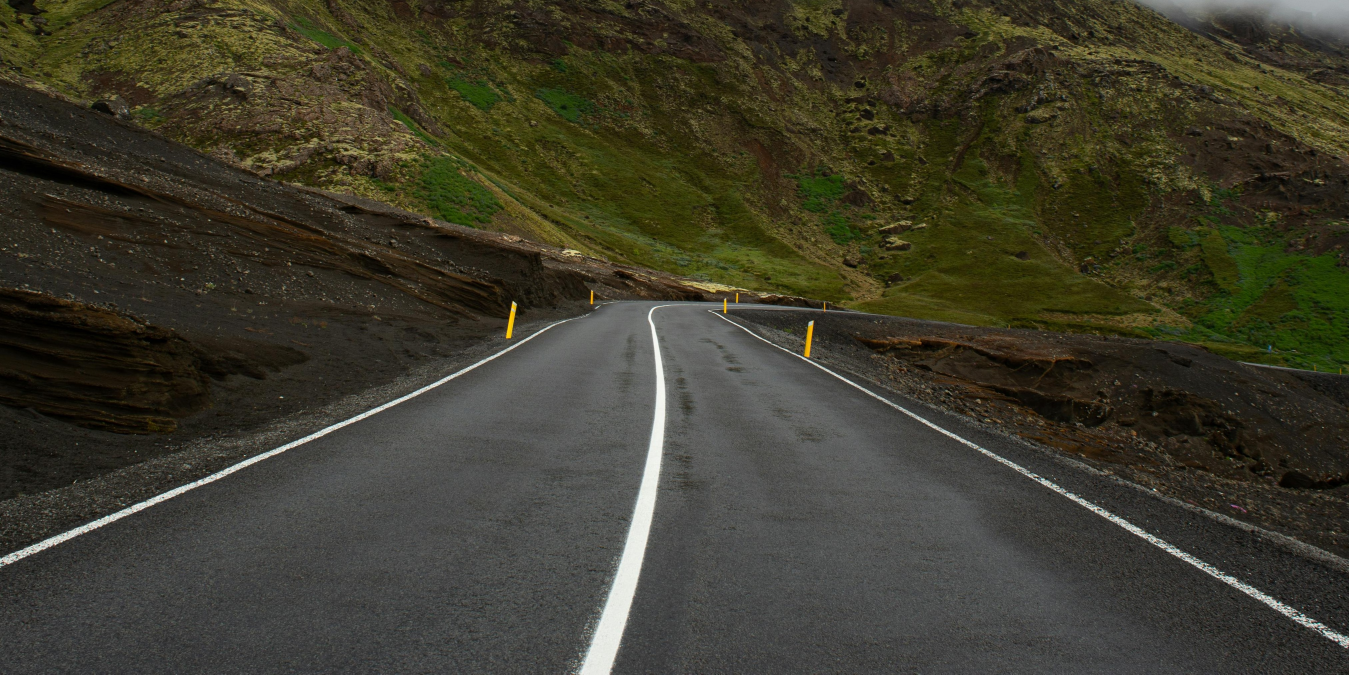
#> input picture images (2).jpg, 4047 x 2023 px, found by its file name (shown at 1/3 size)
$ python lanes.py
#> lines starting #> are read from the running program, lines starting #| are printed output that depends on the picture; after the words box and inside, x2 and y2 are one past the last pixel; in counts of white or black regions, pixels touching at a corner belong together
import cv2 as cv
import numpy as np
def canny(image):
    gray = cv.cvtColor(lane_image, cv.COLOR_RGB2GRAY)#grayscale
    blur= cv.GaussianBlur(gray, (13,13),0)#blur
    canny = cv.Canny(blur,50,150)#canny
    return canny


def rescaleFrame(image, scale=0.40):
            width = int(image.shape[1]*scale)
            height= int(image.shape[0]*scale)
            dimensions = (width,height)
            return cv.resize(image,dimensions,interpolation=cv.INTER_AREA)

def region_of_interest(image):
        height = image.shape[0]
        polygon= np.array([[(600,height),(1600,height),(800,300)]])
        mask =np.zeros_like(image)
        cv.fillPoly(mask,polygon,255)
        return mask


image = cv.imread("D:\py\photos\images (2).jpg")
#> image is the input picture: shape (2023, 4047, 3); mean B, G, R 44.8, 60, 62.1
lane_image= np.copy(image)
gray = cv.cvtColor(lane_image, cv.COLOR_RGB2GRAY)#grayscale
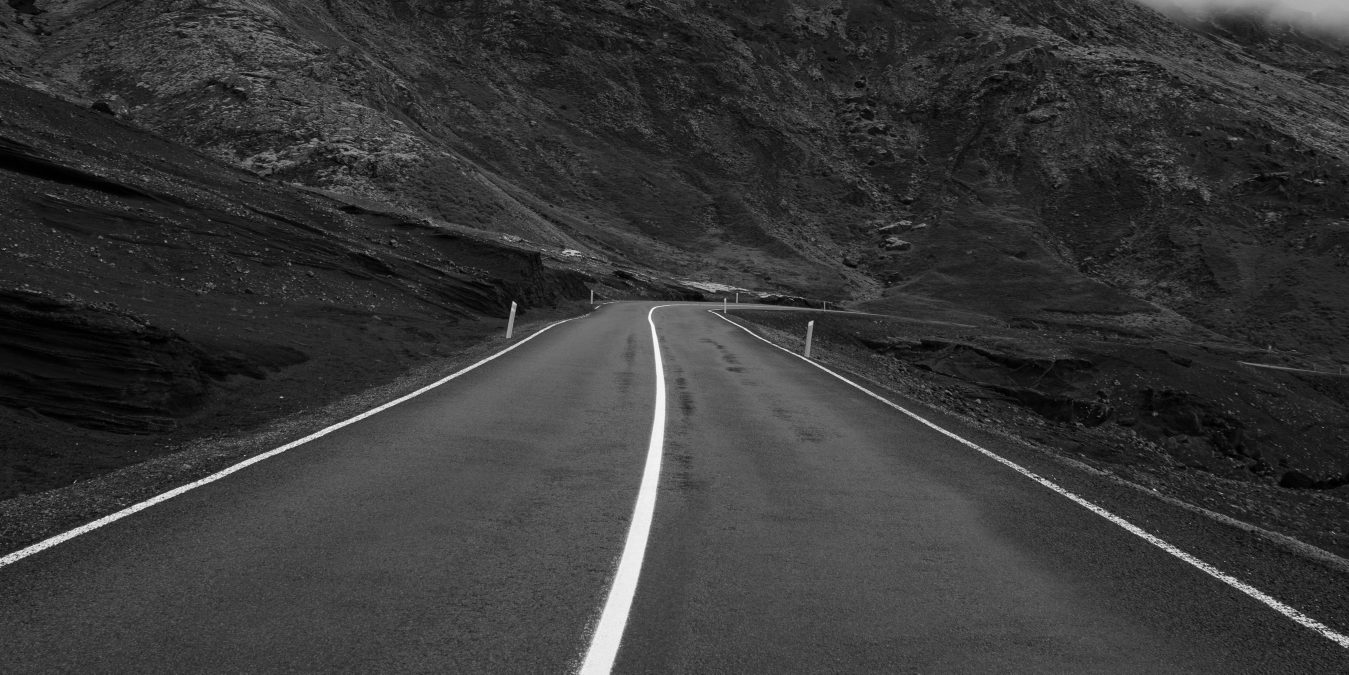
#> gray: shape (2023, 4047) (shown at 1/3 size); min 0, max 253, mean 55.6
blur= cv.GaussianBlur(gray, (13,13),0)#blur
canny = canny(lane_image)
#> in canny, `canny = cv.Canny(blur,50,150)#canny`:
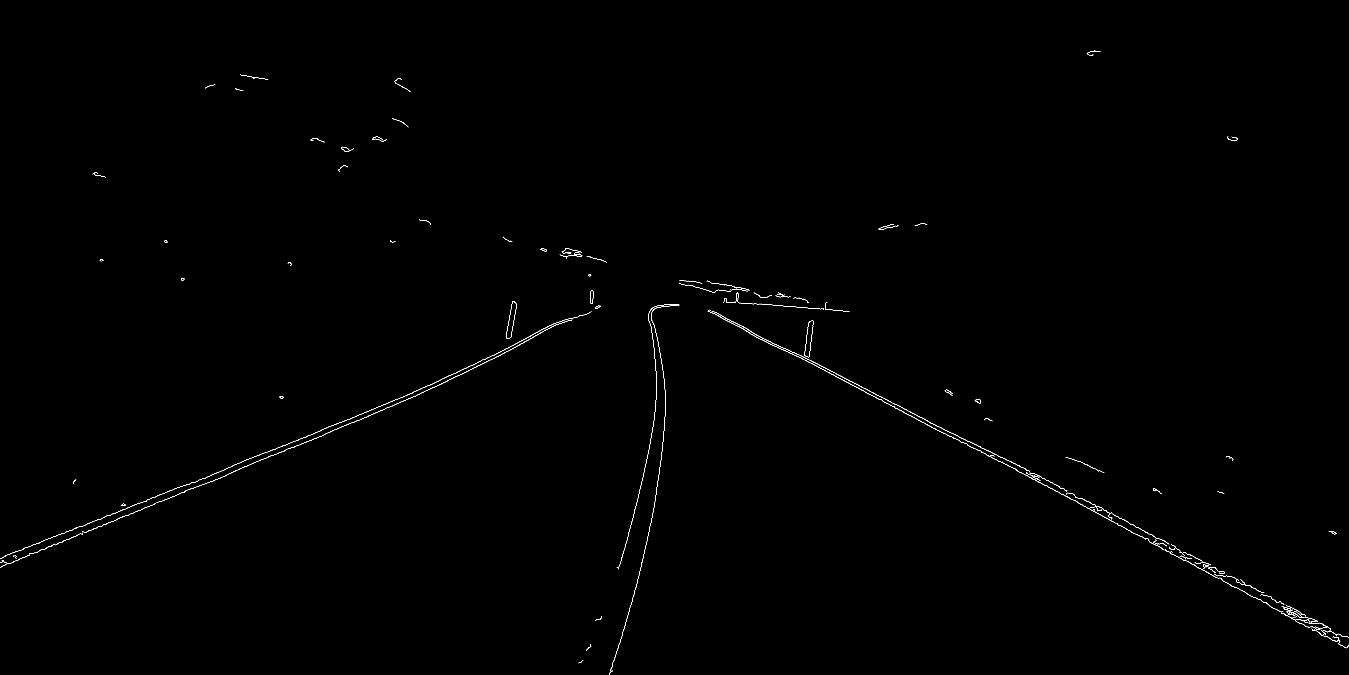
#> canny: shape (2023, 4047) (shown at 1/3 size); 0.21% white in thin lines or dots
z= region_of_interest(canny)
#> in region_of_interest, `cv.fillPoly(mask,polygon,255)`:
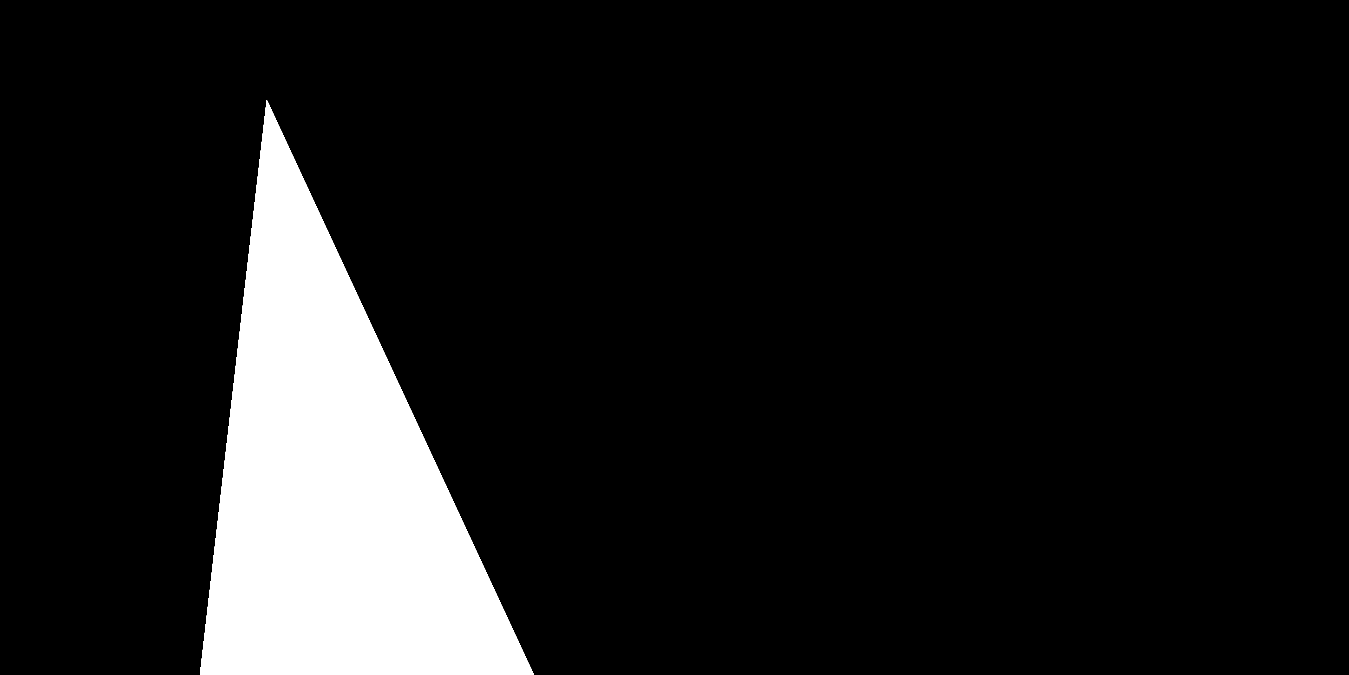
#> mask: shape (2023, 4047) (shown at 1/3 size); 10.5% white; 1 white region, box (x1, y1, x2, y2) and area: (600, 300, 1601, 2023) 863223

resized_image = rescaleFrame(z)
cv.imshow('result',resized_image)
cv.waitKey(0)

$ run again, with WhatsApp Image 2025-12-15 at 04.27.07.jpeg copied over images (2).jpg
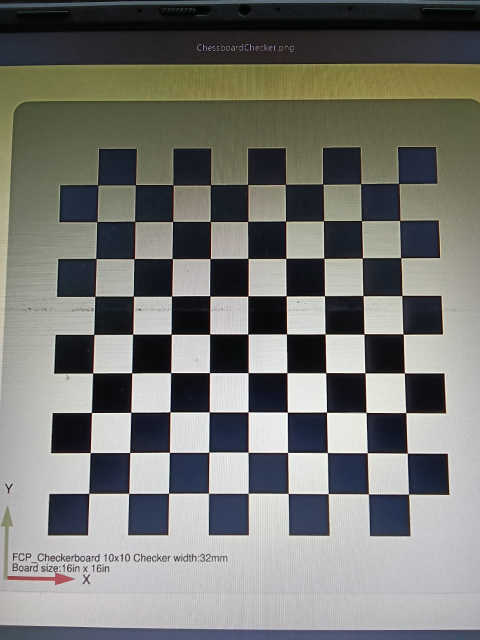
#> input picture WhatsApp Image 2025-12-15 at 04.27.07.jpeg, 960 x 1280 px, found by its file name (shown at 1/2 size)
#> image is the input picture: shape (1280, 960, 3); mean B, G, R 115.1, 119.5, 119
#> in canny, `canny = cv.Canny(blur,50,150)#canny`:
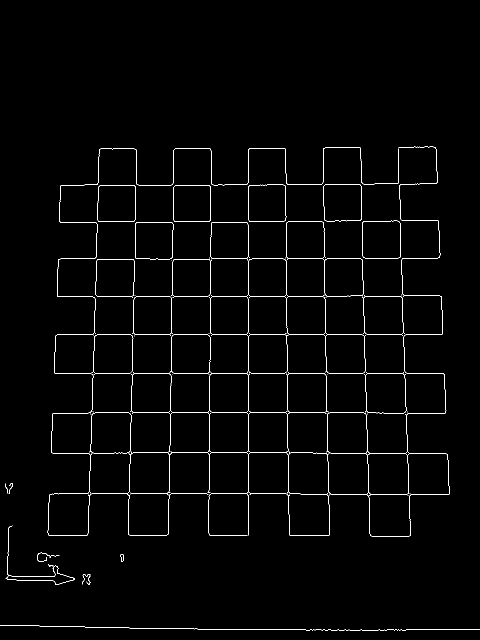
#> canny: shape (1280, 960) (shown at 1/2 size); 1.4% white in thin lines or dots, all inside (x1, y1, x2, y2) = (0, 293, 960, 1261)
#> mask: shape (1280, 960); 19.5% white; 1 white region, box (x1, y1, x2, y2) and area: (600, 300, 960, 1280) 239218
#> in rescaleFrame, `return cv.resize(image,dimensions,interpolation=cv.INTER_AREA)`:
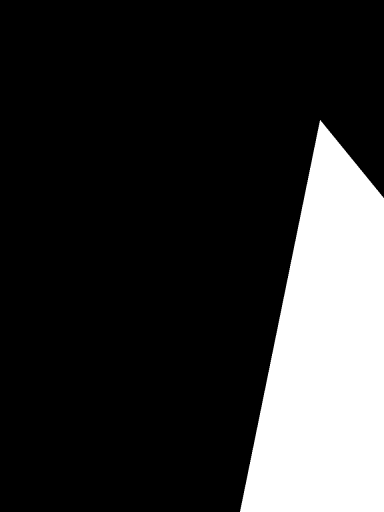
#> returned value: shape (512, 384); min 0, max 255, mean 49.6

$ run again, with WhatsApp Image 2025-12-15 at 04.27.08 (2).jpeg copied over images (2).jpg
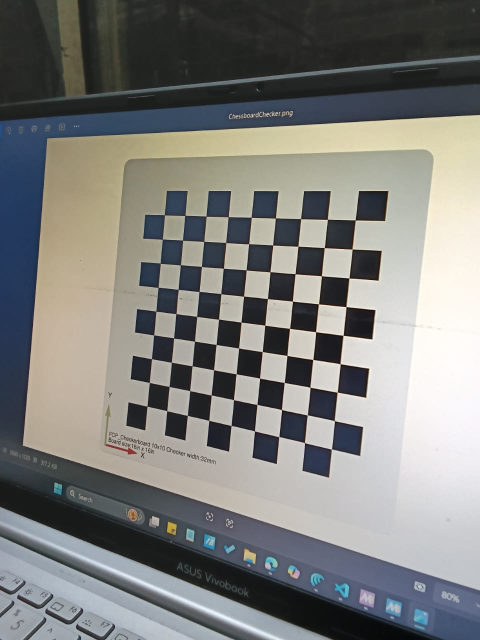
#> input picture WhatsApp Image 2025-12-15 at 04.27.08 (2).jpeg, 960 x 1280 px, found by its file name (shown at 1/2 size)
#> image is the input picture: shape (1280, 960, 3); mean B, G, R 124, 126.5, 125.9
#> in canny, `canny = cv.Canny(blur,50,150)#canny`:
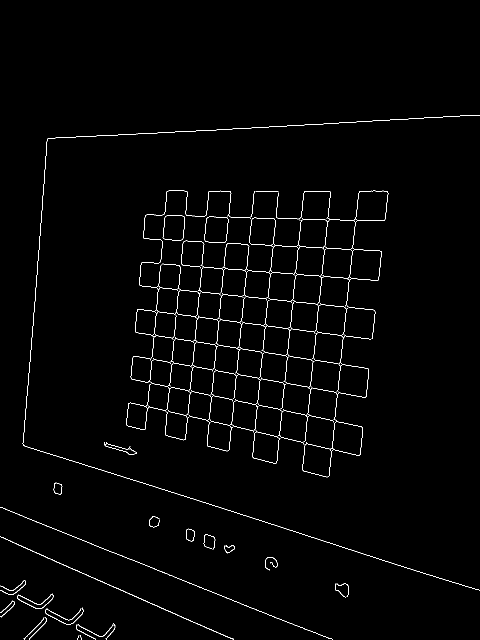
#> canny: shape (1280, 960) (shown at 1/2 size); 1.3% white in thin lines or dots, all inside (x1, y1, x2, y2) = (0, 230, 960, 1280)
#> mask: shape (1280, 960); 19.5% white; 1 white region, box (x1, y1, x2, y2) and area: (600, 300, 960, 1280) 239218
#> in rescaleFrame, `return cv.resize(image,dimensions,interpolation=cv.INTER_AREA)`:
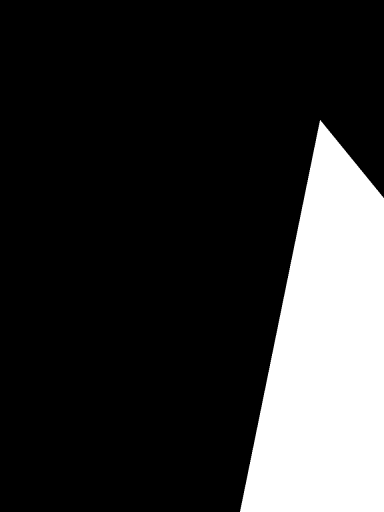
#> returned value: shape (512, 384); min 0, max 255, mean 49.6
